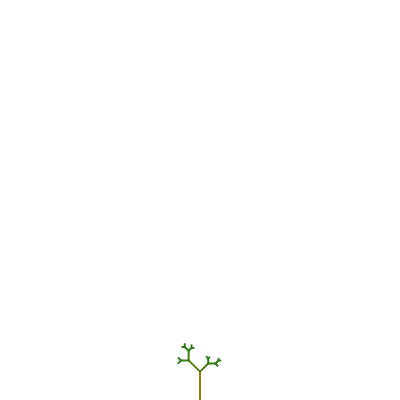
Frame 1 (no input)
Frame 60 (no input): identical to frame 1, image omitted
Frame 120 (the mouse pressed at the canvas centre since frame 60): identical to frame 1, image omitted

The p5.js sketch that drew this single still picture (run headless with seeded random() and noise() and a simulated clock; from frame 60 on, the mouse is pressed at the canvas centre):

// p5.js sketch
// ── sketch.js
let angleSliderDiv;
let lengthSliderDiv;
let meanSliderDiv;
let stdDevSliderDiv;

let angleSlider;
let lengthSlider;
let meanSlider;
let stdDevSlider;

let lastAngle;
let lastLength;
let lastMean;
let lastStdDev;

const minLength = 4;

let greenColor;
let brownColor;

function createSliders() {
  angleSliderDiv = createDiv('Angle');
  angleSlider = createSlider(0,TWO_PI, PI/4, 0.01);
  angleSlider.parent = angleSliderDiv;
  
  lengthSliderDiv = createDiv('Length');
  lengthSlider = createSlider(0, 100, 50, 1);
  lengthSlider.parent = lengthSliderDiv;
  
  meanSliderDiv = createDiv('Mean');
  meanSlider = createSlider(0.1, 0.9, 0.5, 0.01);
  meanSlider.parent = meanSliderDiv;
  
  stdDevSliderDiv = createDiv('Std Dev.');
  stdDevSlider = createSlider(0, 0.5, 0.1, 0.01);
  stdDevSlider.parent = stdDevSliderDiv;
}

function setup() {
  createCanvas(400, 400);
  createSliders();
  
  greenColor = color(42,126,25);
  // brownColor = color(107, 73, 43);
  brownColor = color(227, 132, 0);
  
}

function needsUpdate() {
  let cAngle = angleSlider.value();
  let cLength = lengthSlider.value();
  let cMean = meanSlider.value();
  let cStdDev = stdDevSlider.value();
  
  return cAngle != lastAngle || cLength != lastLength || cMean != lastMean || cStdDev != lastStdDev;
}

function draw() {
  if (needsUpdate()){
    lastAngle = angleSlider.value();
    lastLength = lengthSlider.value();
    lastMean = meanSlider.value();
    lastStdDev = stdDevSlider.value();
    background(255);
    angle = angleSlider.value();
    stroke(255);
    strokeWeight(2);
    drawInfoText();
    translate(width*0.5, height);
    branch(lengthSlider.value()*getLengthFactor());
  }
}

function drawInfoText() {
  let angleStr = "Angle: " + angle;
  let lenStr = "Length: " + lengthSlider.value();
  let meanStr = "Mean: " + meanSlider.value();
  let stdDevStr = "StdDev: " + stdDevSlider.value();
  push();
  textSize(16);
  fill(255, 255, 255);
  text(angleStr, 5, 15);
  text(lenStr,5,30);
  text(meanStr, 5, 45);
  text(stdDevStr, 5, 60);
  pop();
}

function branch(len) {
  let branchColor = getColor(len);
  stroke(branchColor);
  line(0,0,0, -len);
  translate(0, -len);
  if (len > minLength) {
    push();
    rotate(angle);
    let lenFactor = getLengthFactor();
    branch(len*lenFactor);
    pop();
    push();
    rotate(-angle);
    lenFactor = getLengthFactor();
    branch(len*lenFactor);
    pop();
  }
}

function getColor(branchLen) {
  if (branchLen < minLength) {
    // TODO: make it the full green color
    return greenColor;
  }
  // else calculate using a linear gradiant where the value is based off the following percent calculation
  // we take how far the current branch is from the min length as a percentage of the max distance
  let percent = (branchLen-minLength) / (lengthSlider.value()-minLength);
  let c = lerpColor(greenColor, brownColor, percent);
  return c;
}

function getLengthFactor() {
  let mean = meanSlider.value();
  let std = stdDevSlider.value();
  return randomGaussian(mean,std);
}
